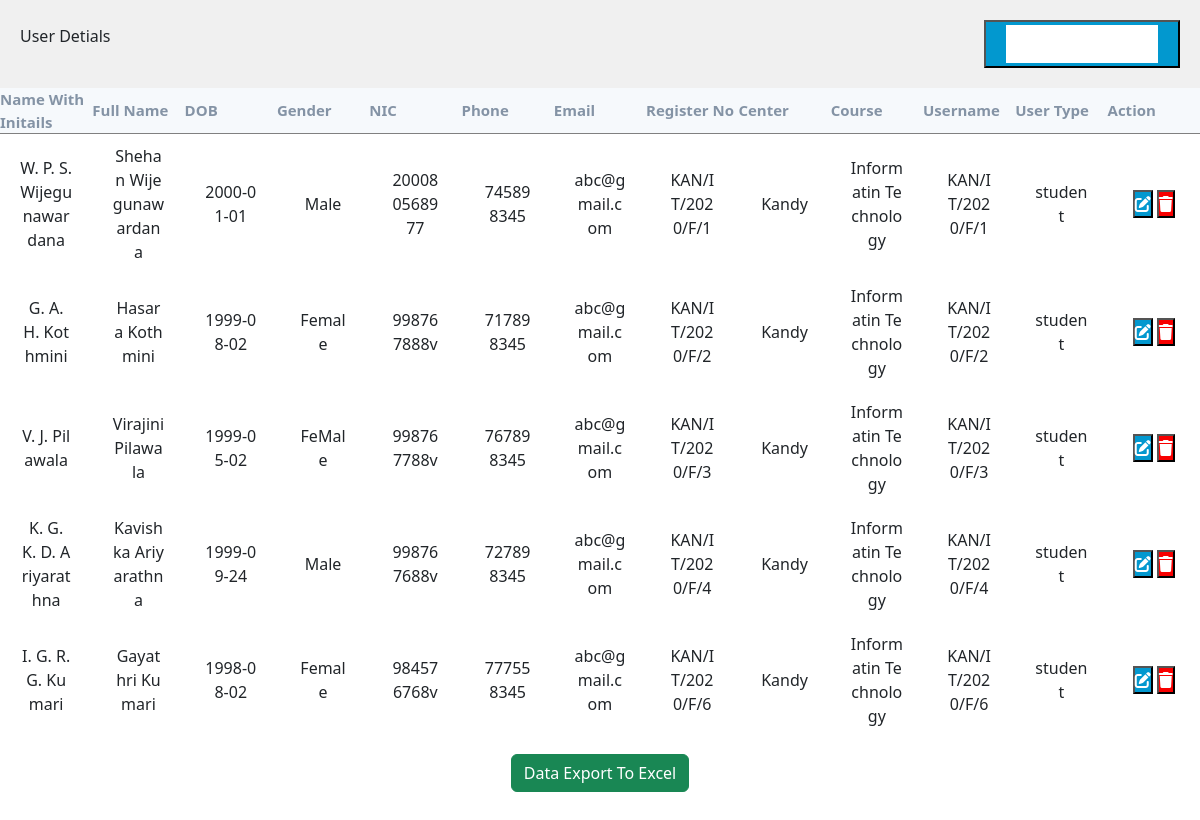
Screenshot of /display.php with the database file from the repository.
### tables this page shows
CREATE TABLE `user_details` (
  `id` int(10) NOT NULL,
  `nameWithInitials` varchar(100) NOT NULL,
  `fullName` varchar(100) NOT NULL,
  `dob` date NOT NULL,
  `gender` text NOT NULL,
  `nic` varchar(12) NOT NULL,
  `phone` varchar(15) NOT NULL,
  `email` varchar(100) NOT NULL,
  `regNo` varchar(50) NOT NULL,
  `center` varchar(50) NOT NULL,
  `course` varchar(100) NOT NULL,
  `image` varchar(500) NOT NULL,
  `username` varchar(50) NOT NULL,
  `password` varchar(64) NOT NULL,
  `userType` varchar(10) NOT NULL,
  `active_status` int(1) NOT NULL
);

### display.php (the view, shortened to what this page needs)
<?php
    include 'dbConnection.php';
?>
<!DOCTYPE html>
<html lang="en">
<head>
    <link rel="stylesheet" href="css/displaystyle.css">
    <link href="https://cdn.jsdelivr.net/npm/bootstrap@5.3.0-alpha1/dist/css/bootstrap.min.css" rel="stylesheet">
</head>
<body>
    <div class="table">
        <div class="table_header">
            <p>User Detials</p>
            <button name="btnsearch" class="btns"><a href="admindashboard.php" style="color:white;">Admin Dashboard</a></button>
        </div>
            <div class="table_section">
                <table>
                    <thead>
                        <tr>
                            <th>Name With Initails</th>
                            <th>Full Name</th>
                            <th>DOB</th>
                            <th>Gender</th>
                            <th>NIC</th>
                            <th>Phone</th>
                            <th>Email</th>
                            <th>Register No</th>
                            <th>Center</th>
                            <th>Course</th>
                            <th>Username</th>
                            <th>User Type</th>
                            <th>Action</th>
                        </tr>
                    </thead>
                    <tbody>
                        <?php
                        $sql = "select * from user_details where active_status=1 and userType!='admin'";
                        $result = mysqli_query($connect,$sql);
                        if($result)
                        {
                            while($row= mysqli_fetch_assoc($result))
                            {
                                $id=$row['id'];
                                $nameWithInitials = $row['nameWithInitials'];
                                $fullname = $row['fullName'];
                                $dob= $row['dob'];
                                $gender = $row['gender'];
                                $nic = $row['nic'];
                                $phone = $row['phone'];
                                $email = $row['email'];
                                $reg_no = $row['regNo'];
                                $center = $row['center'];
                                $course = $row['course'];
                                $username = $row['username'];
                                $userType = $row['userType'];
                                echo '<tr>
                                    <td>'.$nameWithInitials.'</td>
                                    <td>'.$fullname.'</td>
                                    <td>'.$dob.'</td>
                                    <td>'.$gender.'</td>
                                    <td>'.$nic.'</td>
                                    <td>'.$phone.'</td>
                                    <td>'.$email.'</td>
                                    <td>'.$reg_no.'</td>
                                    <td>'.$center.'</td>
                                    <td>'.$course.'</td>
                                    <td>'.$username.'</td>
                                    <td>'.$userType.'</td>
                                    <td>
                                        <button><a href="updateMember.php?updateid='.$id.'"><i class="fa-solid fa-pen-to-square"></i></a></button>
                                        <button><a href="deleteMember.php?deleteid='.$id.'"><i class="fa-solid fa-trash"></i></a></button>
                                    </td>
                                </tr>';
                            }
                        }
                        ?>
                    </tbody>
                </table>
            </div>
        </div>
        <div class="text-center mt-10">
                    <a href="user_data_download.php" class="btn btn-success" target="_blank">Data Export To Excel</a>
        </div>
</body>
</html>

### css/displaystyle.css (style rules this page uses)
* { margin: 0; padding: 0; box-sizing: border-box; }
body { font-family: 'Roboto',sans-serif; overflow: hidden; }
.table { width: 100%; }
.table_header { display: flex; justify-content: space-between; align-items: center; padding: 20px; background-color: rgb(240,240,240); }
.table_header p { column-count: #000000; }
td button:nth-child(1) { background-color: #0298cf; }
td button:nth-child(2) { background-color: #f80000; }
.btns { padding: 10px 20px; color: #ffffff; background-color: #0298cf; }
.table_section { height: 650px; overflow: auto; }
table { width: 100%; table-layout: fixed; min-width: 1000px; border-collapse: collapse; }
thead th { position: sticky; top: 0; background-color: #f6f9fc; color: #8493a5; font-size: 15px; }
td { border-bottom: 1px solid #dddddd; padding: 10px 20px; word-break: break-all; text-align: center; }
i { color: white; }

### rows the page displays
user_details: nameWithInitials "W. P. S. Wijegunawardana", fullName "Shehan Wijegunawardana", dob "2000-01-01", gender "Male", nic "200080568977", phone "745898345", email "abc@gmail.com", regNo "KAN/IT/2020/F/1", center "Kandy", course "Informatin Technology", username "KAN/IT/2020/F/1", userType "student"
user_details: nameWithInitials "G. A. H. Kothmini", fullName "Hasara Kothmini", dob "1999-08-02", gender "Female", nic "998767888v", phone "717898345", email "abc@gmail.com", regNo "KAN/IT/2020/F/2", center "Kandy", course "Informatin Technology", username "KAN/IT/2020/F/2", userType "student"
user_details: nameWithInitials "V. J. Pilawala", fullName "Virajini Pilawala", dob "1999-05-02", gender "FeMale", nic "998767788v", phone "767898345", email "abc@gmail.com", regNo "KAN/IT/2020/F/3", center "Kandy", course "Informatin Technology", username "KAN/IT/2020/F/3", userType "student"
user_details: nameWithInitials "K. G. K. D. Ariyarathna", fullName "Kavishka Ariyarathna", dob "1999-09-24", gender "Male", nic "998767688v", phone "727898345", email "abc@gmail.com", regNo "KAN/IT/2020/F/4", center "Kandy", course "Informatin Technology", username "KAN/IT/2020/F/4", userType "student"
user_details: nameWithInitials "I. G. R. G. Kumari", fullName "Gayathri Kumari", dob "1998-08-02", gender "Female", nic "984576768v", phone "777558345", email "abc@gmail.com", regNo "KAN/IT/2020/F/6", center "Kandy", course "Informatin Technology", username "KAN/IT/2020/F/6", userType "student"
